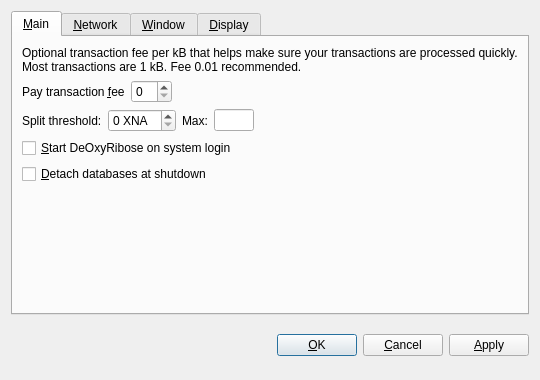
<?xml version="1.0" encoding="UTF-8"?>
<ui version="4.0">
 <class>OptionsDialog</class>
 <widget class="QDialog" name="OptionsDialog">
  <property name="geometry">
   <rect>
    <x>0</x>
    <y>0</y>
    <width>540</width>
    <height>380</height>
   </rect>
  </property>
  <property name="windowTitle">
   <string>Options</string>
  </property>
  <property name="modal">
   <bool>true</bool>
  </property>
  <layout class="QVBoxLayout" name="verticalLayout">
   <item>
    <widget class="QTabWidget" name="tabWidget">
     <property name="tabPosition">
      <enum>QTabWidget::North</enum>
     </property>
     <property name="currentIndex">
      <number>0</number>
     </property>
     <widget class="QWidget" name="tabMain">
      <attribute name="title">
       <string>&amp;Main</string>
      </attribute>
      <layout class="QVBoxLayout" name="verticalLayout_Main">
       <item>
        <widget class="QLabel" name="transactionFeeInfoLabel">
         <property name="text">
          <string>Optional transaction fee per kB that helps make sure your transactions are processed quickly. Most transactions are 1 kB. Fee 0.01 recommended.</string>
         </property>
         <property name="textFormat">
          <enum>Qt::PlainText</enum>
         </property>
         <property name="wordWrap">
          <bool>true</bool>
         </property>
        </widget>
       </item>
       <item>
        <layout class="QHBoxLayout" name="horizontalLayout_Main">
         <item>
          <widget class="QLabel" name="transactionFeeLabel">
           <property name="text">
            <string>Pay transaction &amp;fee</string>
           </property>
           <property name="textFormat">
            <enum>Qt::PlainText</enum>
           </property>
           <property name="buddy">
            <cstring>transactionFee</cstring>
           </property>
          </widget>
         </item>
         <item>
          <widget class="BitcoinAmountField" name="transactionFee"/>
         </item>
         <item>
          <spacer name="horizontalSpacer_Main">
           <property name="orientation">
            <enum>Qt::Horizontal</enum>
           </property>
           <property name="sizeHint" stdset="0">
            <size>
             <width>40</width>
             <height>20</height>
            </size>
           </property>
          </spacer>
         </item>
        </layout>
       </item>
       <item>
        <layout class="QHBoxLayout" name="horizontalLayout_Main1">
         <item>
          <widget class="QLabel" name="splitThresholdLabel">
           <property name="text">
            <string>Split threshold:</string>
           </property>
           <property name="textFormat">
            <enum>Qt::PlainText</enum>
           </property>
          </widget>
         </item>
         <item>
          <widget class="SplitThresholdField" name="splitThreshold">
           <property name="minimum">
            <number>0</number>
           </property>
           <property name="suffix">
            <string> XNA</string>
           </property>
           <property name="toolTip">
            <string>Staking engine will not split blocks smaller than this amount (wallet restart required).</string>
           </property>
	  </widget>
         </item>
         <item>
          <widget class="QLabel" name="maxSplitThresholdLabel">
           <property name="text">
            <string>Max:</string>
           </property>
           <property name="textFormat">
            <enum>Qt::PlainText</enum>
           </property>
          </widget>
         </item>
         <item>
          <widget class="QLineEdit" name="maxSplitThreshold">
         <property name="disabled">
          <bool>true</bool>
         </property>
         <property name="maximumSize">
          <size>
           <width>40</width>
           <height>16777215</height>
          </size>
         </property>
         <property name="toolTip">
          <string>Maximum allowed split threshold.</string>
         </property>
          </widget>
         </item>	 
         <item>
          <spacer name="horizontalSpacer_Main1">
         <property name="orientation">
          <enum>Qt::Horizontal</enum>
         </property>
         <property name="sizeHint" stdset="0">
          <size>
           <width>40</width>
           <height>20</height>
          </size>
         </property>
          </spacer>
         </item>
        </layout>
       </item>
       <item>
        <widget class="QCheckBox" name="xnaAtStartup">
         <property name="toolTip">
          <string>Automatically start DeOxyRibose after logging in to the system.</string>
         </property>
         <property name="text">
          <string>&amp;Start DeOxyRibose on system login</string>
         </property>
        </widget>
       </item>
       <item>
        <widget class="QCheckBox" name="detachDatabases">
         <property name="toolTip">
          <string>Detach block and address databases at shutdown. This means they can be moved to another data directory, but it slows down shutdown. The wallet is always detached.</string>
         </property>
         <property name="text">
          <string>&amp;Detach databases at shutdown</string>
         </property>
        </widget>
       </item>
       <item>
        <spacer name="verticalSpacer_Main">
         <property name="orientation">
          <enum>Qt::Vertical</enum>
         </property>
         <property name="sizeHint" stdset="0">
          <size>
           <width>20</width>
           <height>40</height>
          </size>
         </property>
        </spacer>
       </item>
      </layout>
     </widget>
     <widget class="QWidget" name="tabNetwork">
      <attribute name="title">
       <string>&amp;Network</string>
      </attribute>
      <layout class="QVBoxLayout" name="verticalLayout_Network">
       <item>
        <widget class="QCheckBox" name="mapPortUpnp">
         <property name="toolTip">
          <string>Automatically open the DeOxyRibose client port on the router. This only works when your router supports UPnP and it is enabled.</string>
         </property>
         <property name="text">
          <string>Map port using &amp;UPnP</string>
         </property>
        </widget>
       </item>
       <item>
        <widget class="QCheckBox" name="connectSocks">
         <property name="toolTip">
          <string>Connect to the DeOxyRibose network through a SOCKS proxy (e.g. when connecting through Tor).</string>
         </property>
         <property name="text">
          <string>&amp;Connect through SOCKS proxy:</string>
         </property>
        </widget>
       </item>
       <item>
        <layout class="QHBoxLayout" name="horizontalLayout_Network">
         <item>
          <widget class="QLabel" name="proxyIpLabel">
           <property name="text">
            <string>Proxy &amp;IP:</string>
           </property>
           <property name="textFormat">
            <enum>Qt::PlainText</enum>
           </property>
           <property name="buddy">
            <cstring>proxyIp</cstring>
           </property>
          </widget>
         </item>
         <item>
          <widget class="QValidatedLineEdit" name="proxyIp">
           <property name="maximumSize">
            <size>
             <width>140</width>
             <height>16777215</height>
            </size>
           </property>
           <property name="toolTip">
            <string>IP address of the proxy (e.g. 127.0.0.1)</string>
           </property>
          </widget>
         </item>
         <item>
          <widget class="QLabel" name="proxyPortLabel">
           <property name="text">
            <string>&amp;Port:</string>
           </property>
           <property name="textFormat">
            <enum>Qt::PlainText</enum>
           </property>
           <property name="buddy">
            <cstring>proxyPort</cstring>
           </property>
          </widget>
         </item>
         <item>
          <widget class="QLineEdit" name="proxyPort">
           <property name="maximumSize">
            <size>
             <width>55</width>
             <height>16777215</height>
            </size>
           </property>
           <property name="toolTip">
            <string>Port of the proxy (e.g. 9050)</string>
           </property>
          </widget>
         </item>
         <item>
          <widget class="QLabel" name="socksVersionLabel">
           <property name="text">
            <string>SOCKS &amp;Version:</string>
           </property>
           <property name="textFormat">
            <enum>Qt::PlainText</enum>
           </property>
           <property name="buddy">
            <cstring>socksVersion</cstring>
           </property>
          </widget>
         </item>
         <item>
          <widget class="QValueComboBox" name="socksVersion">
           <property name="toolTip">
            <string>SOCKS version of the proxy (e.g. 5)</string>
           </property>
          </widget>
         </item>
         <item>
          <spacer name="horizontalSpacer_Network">
           <property name="orientation">
            <enum>Qt::Horizontal</enum>
           </property>
           <property name="sizeHint" stdset="0">
            <size>
             <width>40</width>
             <height>20</height>
            </size>
           </property>
          </spacer>
         </item>
        </layout>
       </item>
       <item>
        <spacer name="verticalSpacer_Network">
         <property name="orientation">
          <enum>Qt::Vertical</enum>
         </property>
         <property name="sizeHint" stdset="0">
          <size>
           <width>20</width>
           <height>40</height>
          </size>
         </property>
        </spacer>
       </item>
      </layout>
     </widget>
     <widget class="QWidget" name="tabWindow">
      <attribute name="title">
       <string>&amp;Window</string>
      </attribute>
      <layout class="QVBoxLayout" name="verticalLayout_Window">
       <item>
        <widget class="QCheckBox" name="minimizeToTray">
         <property name="toolTip">
          <string>Show only a tray icon after minimizing the window.</string>
         </property>
         <property name="text">
          <string>&amp;Minimize to the tray instead of the taskbar</string>
         </property>
        </widget>
       </item>
       <item>
        <widget class="QCheckBox" name="minimizeOnClose">
         <property name="toolTip">
          <string>Minimize instead of exit the application when the window is closed. When this option is enabled, the application will be closed only after selecting Quit in the menu.</string>
         </property>
         <property name="text">
          <string>M&amp;inimize on close</string>
         </property>
        </widget>
       </item>
       <item>
        <spacer name="verticalSpacer_Window">
         <property name="orientation">
          <enum>Qt::Vertical</enum>
         </property>
         <property name="sizeHint" stdset="0">
          <size>
           <width>20</width>
           <height>40</height>
          </size>
         </property>
        </spacer>
       </item>
      </layout>
     </widget>
     <widget class="QWidget" name="tabDisplay">
      <attribute name="title">
       <string>&amp;Display</string>
      </attribute>
      <layout class="QVBoxLayout" name="verticalLayout_Display">
       <item>
        <layout class="QHBoxLayout" name="horizontalLayout_1_Display">
         <item>
          <widget class="QLabel" name="langLabel">
           <property name="text">
            <string>User Interface &amp;language:</string>
           </property>
           <property name="textFormat">
            <enum>Qt::PlainText</enum>
           </property>
           <property name="buddy">
            <cstring>lang</cstring>
           </property>
          </widget>
         </item>
         <item>
          <widget class="QValueComboBox" name="lang">
           <property name="toolTip">
            <string>The user interface language can be set here. This setting will take effect after restarting DeOxyRibose.</string>
           </property>
          </widget>
         </item>
        </layout>
       </item>
       <item>
        <layout class="QHBoxLayout" name="horizontalLayout_2_Display">
         <item>
          <widget class="QLabel" name="unitLabel">
           <property name="text">
            <string>&amp;Unit to show amounts in:</string>
           </property>
           <property name="textFormat">
            <enum>Qt::PlainText</enum>
           </property>
           <property name="buddy">
            <cstring>unit</cstring>
           </property>
          </widget>
         </item>
         <item>
          <widget class="QValueComboBox" name="unit">
           <property name="toolTip">
            <string>Choose the default subdivision unit to show in the interface and when sending coins.</string>
           </property>
          </widget>
         </item>
        </layout>
       </item>
       <item>
        <widget class="QCheckBox" name="displayAddresses">
         <property name="toolTip">
          <string>Whether to show DeOxyRibose addresses in the transaction list or not.</string>
         </property>
         <property name="text">
          <string>&amp;Display addresses in transaction list</string>
         </property>
        </widget>
       </item>
       <item>
        <widget class="QCheckBox" name="coinControlFeatures">
         <property name="toolTip">
          <string>Whether to show coin control features or not.</string>
         </property>
         <property name="text">
          <string>Display coin control features (experts only!)</string>
         </property>
        </widget>
       </item>
	   <item>
        <widget class="QCheckBox" name="showIrcButton">
	  <property name="toolTip">
          <string>Whether to show IRC button or not.</string>
         </property>
         <property name="text">
          <string>Display IRC / Web button (wallet restart required)</string>
         </property>
        </widget>
       </item>
	   <item>
        <spacer name="verticalSpacer_Display">
         <property name="orientation">
          <enum>Qt::Vertical</enum>
         </property>
         <property name="sizeHint" stdset="0">
          <size>
           <width>20</width>
           <height>40</height>
          </size>
         </property>
        </spacer>
       </item>
      </layout>
     </widget>
    </widget>
   </item>
   <item>
    <layout class="QHBoxLayout" name="horizontalLayout_Buttons">
     <item>
      <spacer name="horizontalSpacer_1">
       <property name="orientation">
        <enum>Qt::Horizontal</enum>
       </property>
       <property name="sizeHint" stdset="0">
        <size>
         <width>40</width>
         <height>48</height>
        </size>
       </property>
      </spacer>
     </item>
     <item>
      <widget class="QLabel" name="statusLabel">
       <property name="font">
        <font>
         <weight>75</weight>
         <bold>true</bold>
        </font>
       </property>
       <property name="text">
        <string/>
       </property>
       <property name="textFormat">
        <enum>Qt::PlainText</enum>
       </property>
       <property name="wordWrap">
        <bool>true</bool>
       </property>
      </widget>
     </item>
     <item>
      <spacer name="horizontalSpacer_2">
       <property name="orientation">
        <enum>Qt::Horizontal</enum>
       </property>
       <property name="sizeHint" stdset="0">
        <size>
         <width>40</width>
         <height>48</height>
        </size>
       </property>
      </spacer>
     </item>
     <item>
      <widget class="QPushButton" name="okButton">
       <property name="text">
        <string>&amp;OK</string>
       </property>
      </widget>
     </item>
     <item>
      <widget class="QPushButton" name="cancelButton">
       <property name="text">
        <string>&amp;Cancel</string>
       </property>
       <property name="autoDefault">
        <bool>false</bool>
       </property>
      </widget>
     </item>
     <item>
      <widget class="QPushButton" name="applyButton">
       <property name="text">
        <string>&amp;Apply</string>
       </property>
       <property name="autoDefault">
        <bool>false</bool>
       </property>
      </widget>
     </item>
    </layout>
   </item>
  </layout>
 </widget>
 <customwidgets>
  <customwidget>
   <class>BitcoinAmountField</class>
   <extends>QSpinBox</extends>
   <header>xnaamountfield.h</header>
  </customwidget>
  <customwidget>
   <class>SplitThresholdField</class>
   <extends>QSpinBox</extends>
   <header>splitthresholdfield.h</header>
  </customwidget>
  <customwidget>
   <class>QValueComboBox</class>
   <extends>QComboBox</extends>
   <header>qvaluecombobox.h</header>
  </customwidget>
  <customwidget>
   <class>QValidatedLineEdit</class>
   <extends>QLineEdit</extends>
   <header>qvalidatedlineedit.h</header>
  </customwidget>
 </customwidgets>
 <resources/>
 <connections/>
</ui>
